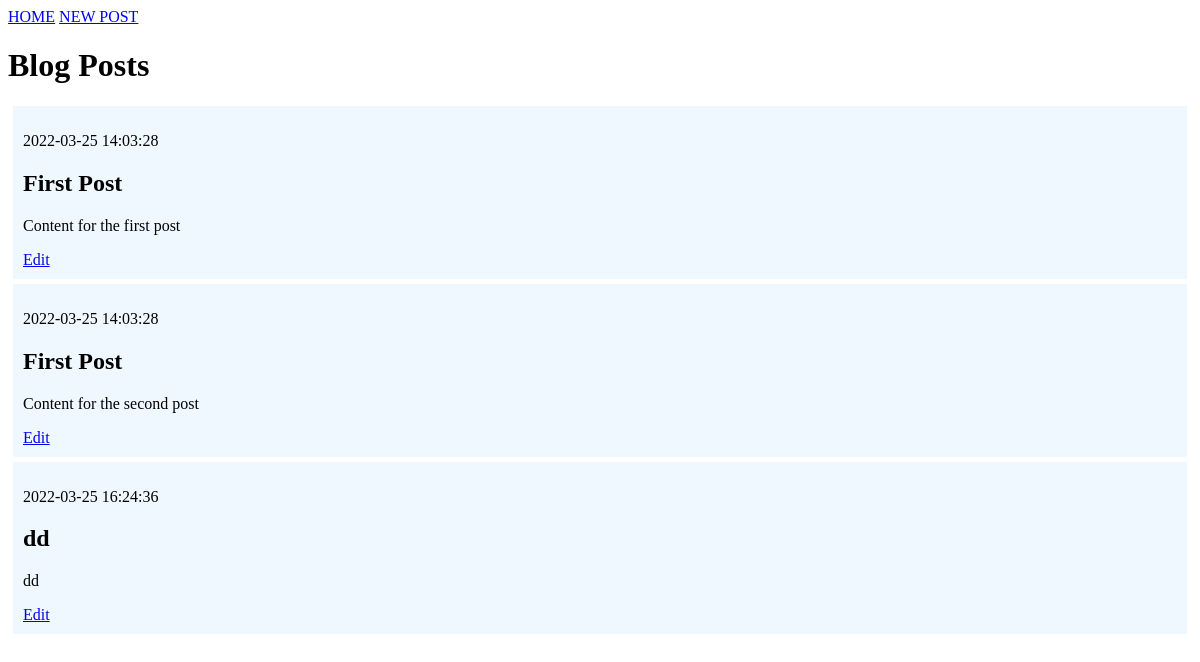
Before: / with the older database file.
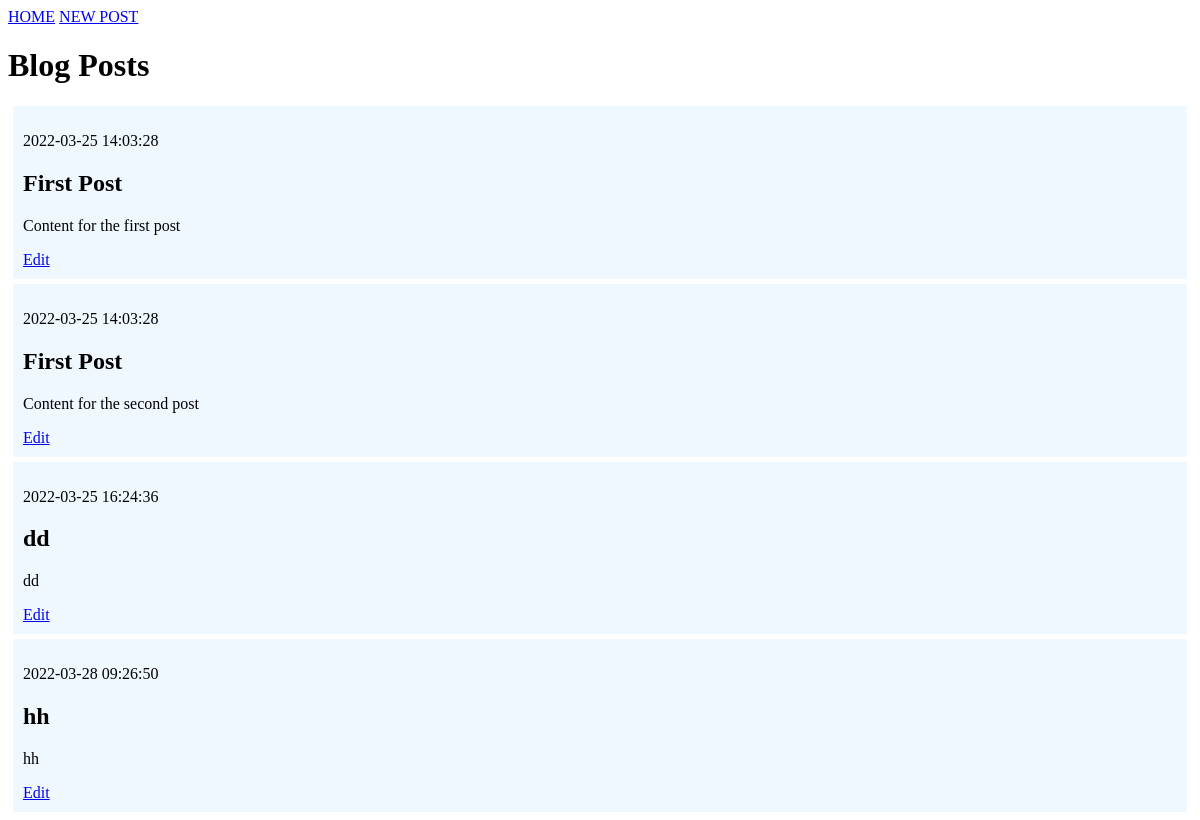
After: the same page with the newer database file.
### tables this page shows
CREATE TABLE posts (
    id INTEGER PRIMARY KEY AUTOINCREMENT,
    created TIMESTAMP NOT NULL DEFAULT CURRENT_TIMESTAMP,
    title TEXT NOT NULL,
    content TEXT NOT NULL
);

### app.py (the view)
@app.route("/")
def home():
    conn = get_db_connection()
    posts = conn.execute("SELECT * FROM posts").fetchall()
    conn.close()
    return render_template("index.html", posts=posts)

### app.py (called while the page is built)
def get_db_connection():
    conn = sqlite3.connect("database.db")
    conn.row_factory = sqlite3.Row
    return conn

### templates/index.html
{% extends 'base.html'%}
{% block content %}
<h1>{% block title %} Blog Posts{% endblock %}</h1>
{% for post in posts %}
<div class="post">
    <p>{{post['created']}}</p>
    <h2>{{post ['title']}}</h2>
    <p>{{ post ['content']}}</p>
    <a href="{{url_for('edit', id=post['id'])}}">Edit</a>
</div>
{% endfor %}
{% endblock %}

### templates/base.html (shortened to what this page needs)
<!DOCTYPE html>
<html lang="en">
<head>
    <link rel="stylesheet" href="{{ url_for('static', filename = 'main.css' )}}">
</head>
<body>
    <nav>
        <a href="{{ url_for('home')}}">HOME</a>
        <a href="{{ url_for('create')}}">NEW POST</a>
    </nav>
    <div>
        {% block content %} {% endblock %}
    </div>
</body>
</html>

### static/main.css (style rules this page uses)
.post { padding: 10px; margin: 5px; background-color: aliceblue; }

Changed rows visible on the page:
added posts: created "2022-03-28 09:26:50", title "hh", content "hh"
